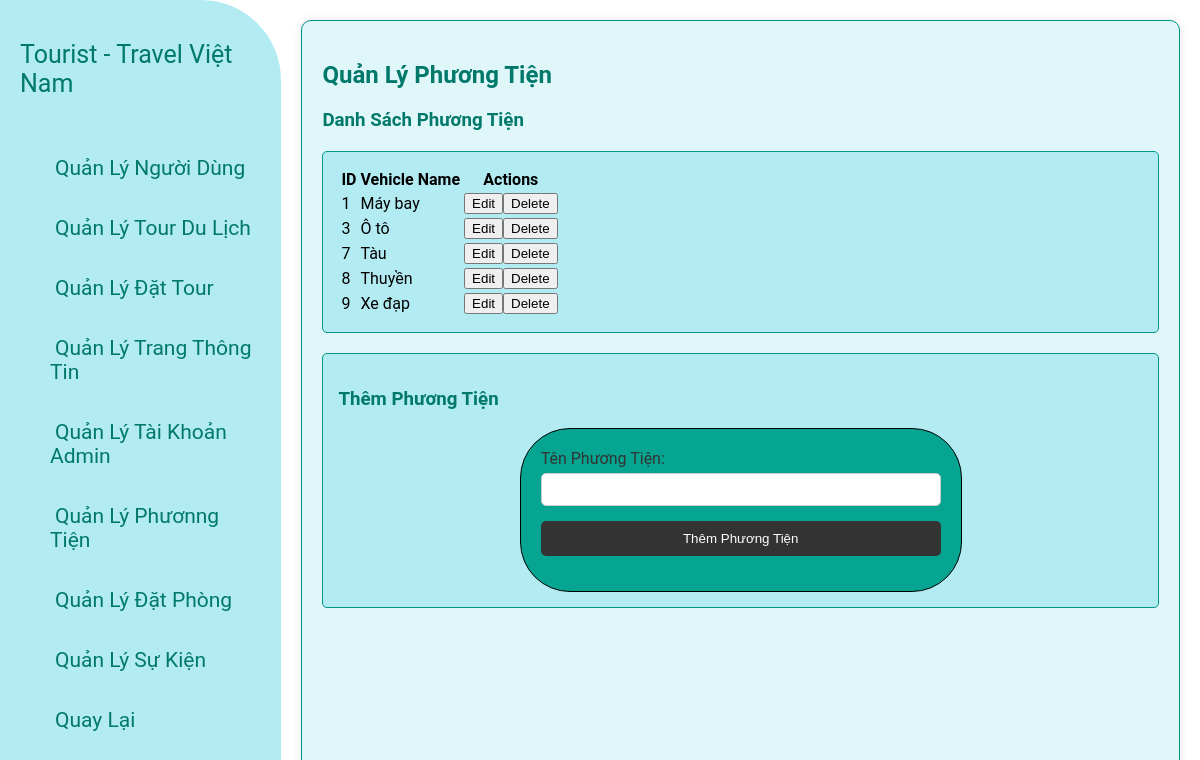
Screenshot of /vehicles.php with the database file from the repository.
### tables this page shows
CREATE TABLE `vehicles` (
  `vehicle_id` int(11) NOT NULL,
  `vehicle_name` varchar(100) NOT NULL
);

### detail/show_vehicles.php (the view, shortened to what this page needs)
<?php
include('db_connection.php');
$sql = "SELECT * FROM Vehicles";
$result = mysqli_query($conn, $sql);
if (mysqli_num_rows($result) > 0) {
    echo "<table>";
    echo "<tr><th>ID</th><th>Vehicle Name</th><th>Actions</th></tr>";
    while ($row = mysqli_fetch_assoc($result)) {
        echo "<tr>";
        echo "<td>" . $row["vehicle_id"] . "</td>";
        echo "<td>" . $row["vehicle_name"] . "</td>";
        echo "<td>";
        echo "<form method='post' action='" . $_SERVER["PHP_SELF"] . "'>";
        echo "<button type='submit' name='edit_vehicle' value='" . $row["vehicle_id"] . "'>Edit</button>";
        echo "<button type='submit' name='delete_vehicle' value='" . $row["vehicle_id"] . "'>Delete</button>";
        echo "</form>";
        echo "</td>";
        echo "</tr>";
    }
    echo "</table>";
} else {
    echo "Không có phương tiện nào.";
}

### style/aside.css (style rules this page uses)
body { display: flex; font-family: 'Roboto'; width: 100%; height: 100vh; margin: 0; }
form { grid-template-columns: 1fr 1fr; gap: 15px; max-width: 400px; margin: 0 auto; }

### rows the page displays
vehicles: vehicle_id "1", vehicle_name "Máy bay"
vehicles: vehicle_id "3", vehicle_name "Ô tô"
vehicles: vehicle_id "7", vehicle_name "Tàu"
vehicles: vehicle_id "8", vehicle_name "Thuyền"
vehicles: vehicle_id "9", vehicle_name "Xe đạp"
